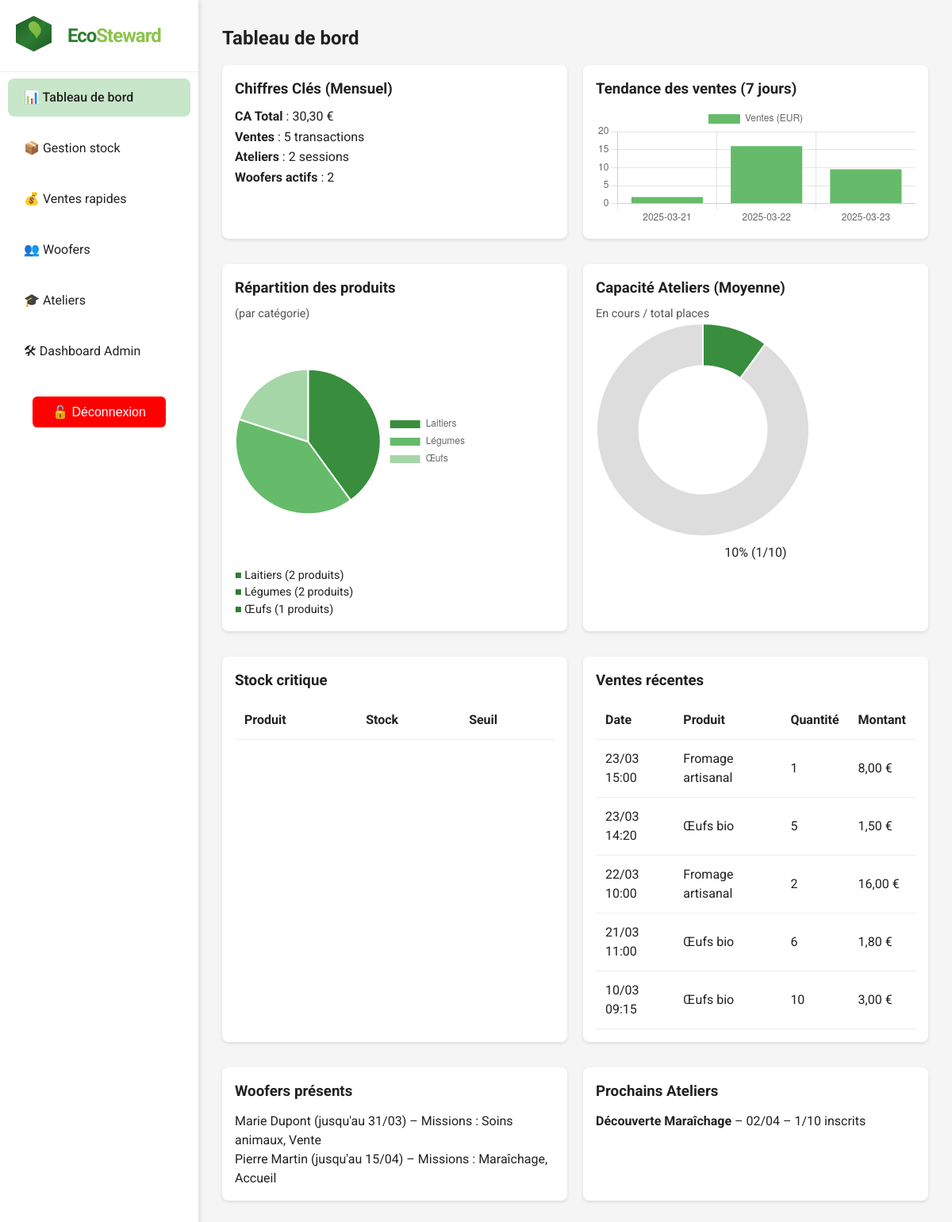
/index.php (signed in), run on an earlier commit of the app's database.
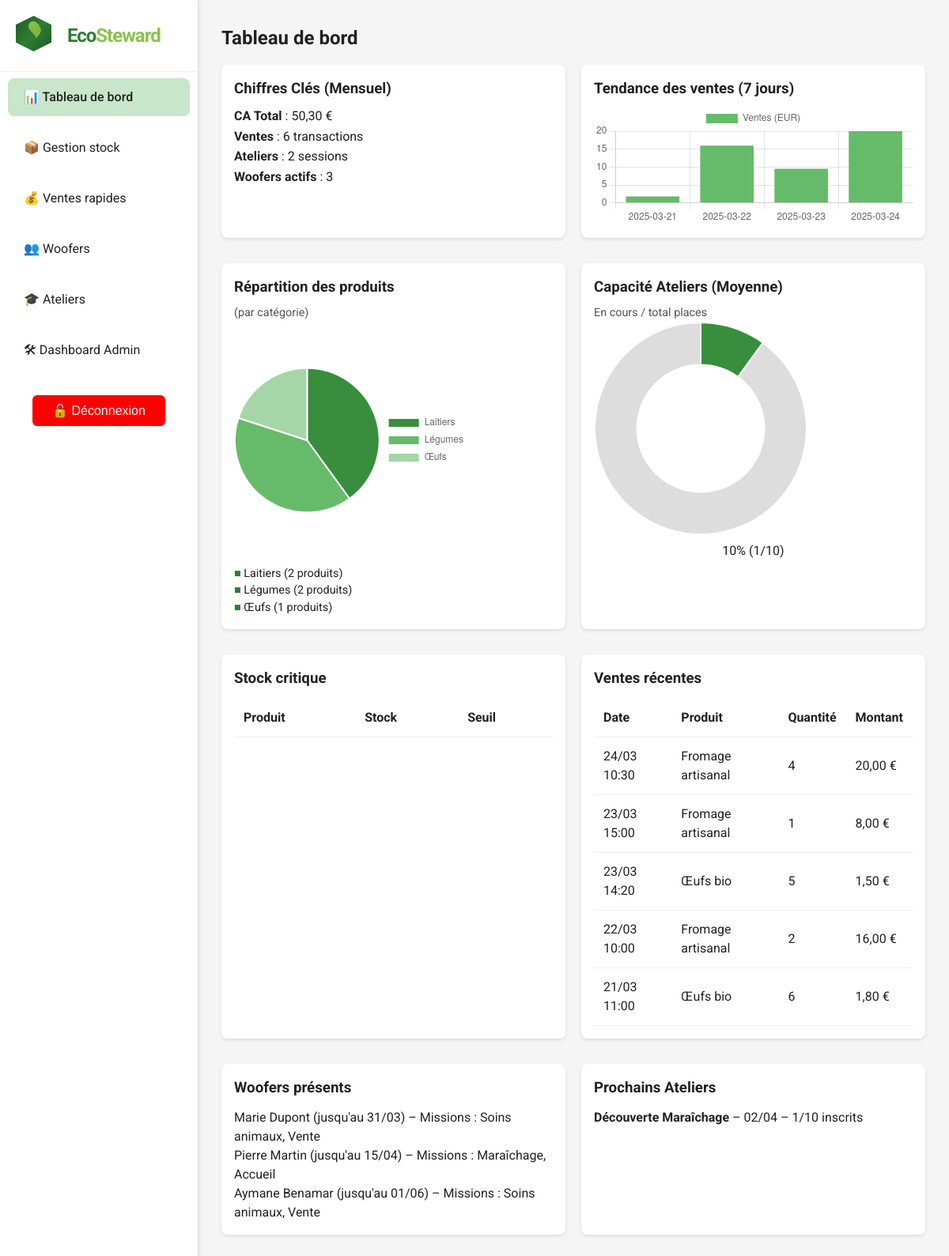
And on a later commit of the database.
### tables this page shows
CREATE TABLE sales (
    id INT AUTO_INCREMENT PRIMARY KEY,
    user_id INT NOT NULL,         
    product_id INT NOT NULL,      
    quantity INT NOT NULL,
    sale_date DATETIME DEFAULT CURRENT_TIMESTAMP,
    prix_unitaire DECIMAL(10,2) NOT NULL DEFAULT 0,
    FOREIGN KEY (user_id) REFERENCES users(id),
    FOREIGN KEY (product_id) REFERENCES products(id)
);

CREATE TABLE products (
    id INT AUTO_INCREMENT PRIMARY KEY,
    name VARCHAR(100) NOT NULL,
    category VARCHAR(50) NOT NULL,
    stock INT NOT NULL DEFAULT 0,
    seuil_alerte INT NOT NULL DEFAULT 20,
    price DECIMAL(10,2) NOT NULL DEFAULT 0,
    created_at DATETIME DEFAULT CURRENT_TIMESTAMP
);

CREATE TABLE woofers (
    id INT AUTO_INCREMENT PRIMARY KEY,
    user_id INT,               
    name VARCHAR(100) NOT NULL,
    start_date DATE,
    end_date DATE,
    competencies VARCHAR(255),
    created_at DATETIME DEFAULT CURRENT_TIMESTAMP,
    FOREIGN KEY (user_id) REFERENCES users(id) ON DELETE SET NULL
);

CREATE TABLE workshops (
    id INT AUTO_INCREMENT PRIMARY KEY,
    title VARCHAR(100) NOT NULL,
    workshop_date DATE NOT NULL,
    animator_id INT,          
    capacity INT NOT NULL DEFAULT 10,
    created_at DATETIME DEFAULT CURRENT_TIMESTAMP,
    FOREIGN KEY (animator_id) REFERENCES woofers(id)
);

### src/index.php (the view, shortened to what this page needs)
<?php
require_once __DIR__ . '/includes/db_connect.php';
$stmt = $pdo->query("SELECT COUNT(*) FROM sales");
$nb_ventes = $stmt->fetchColumn();
$stmt = $pdo->query("SELECT SUM(quantity * prix_unitaire) FROM sales");
$ca_total = $stmt->fetchColumn() ?? 0;
$stmt = $pdo->query("SELECT COUNT(*) FROM workshops");
$nb_ateliers = $stmt->fetchColumn();
$stmt = $pdo->query("SELECT COUNT(*) FROM woofers WHERE end_date >= CURDATE()");
$nb_woofers = $stmt->fetchColumn();
$stmt = $pdo->query("
  SELECT category, COUNT(*) AS nb
  FROM products
  GROUP BY category
");
$categories = $stmt->fetchAll(PDO::FETCH_ASSOC);
$stmt = $pdo->query("
  SELECT s.sale_date, p.name, s.quantity, s.prix_unitaire
  FROM sales s
  JOIN products p ON s.product_id = p.id
  ORDER BY s.sale_date DESC
  LIMIT 5
");
$ventes_recent = $stmt->fetchAll(PDO::FETCH_ASSOC);
$stmt = $pdo->query("
  SELECT name, end_date, competencies
  FROM woofers
  WHERE end_date >= CURDATE()
");
$woofers = $stmt->fetchAll(PDO::FETCH_ASSOC);
$stmt = $pdo->query("
  SELECT w.id,
         w.title,
         w.workshop_date,
         (SELECT COUNT(*) FROM registrations r WHERE r.workshop_id = w.id) AS nb_inscrits,
         w.capacity
  FROM workshops w
  WHERE w.workshop_date >= CURDATE()
  ORDER BY w.workshop_date ASC
  LIMIT 5
");
$ateliers = $stmt->fetchAll(PDO::FETCH_ASSOC);
$totalInscrits = 0;
$totalCapacity = 0;
foreach ($ateliers as $a) {
    $totalInscrits += $a['nb_inscrits'];
    $totalCapacity += $a['capacity'];
}
$taux = 0;
if ($totalCapacity > 0) {
    $taux = round(($totalInscrits / $totalCapacity) * 100);
}
$stmt = $pdo->query("
    SELECT DATE(sale_date) AS jour,
           SUM(quantity * prix_unitaire) AS total_ventes
    FROM sales
    WHERE sale_date >= DATE_SUB(CURDATE(), INTERVAL 7 DAY)
    GROUP BY DATE(sale_date)
    ORDER BY jour ASC
");
$tendance_ventes = $stmt->fetchAll(PDO::FETCH_ASSOC);
?>
<!DOCTYPE html>
<html lang="fr">
<head>
  <link rel="stylesheet" href="css/styles.css" />
</head>
<body>
  <div class="app-container">
    <nav class="sidebar" aria-label="Menu principal">
      <div class="logo-container">
        <div class="logo-icon" aria-hidden="true">
          <div class="logo-shield"></div>
          <div class="logo-leaf"></div>
        </div>
        <div class="logo-text">Eco<span>Steward</span></div>
      </div>
      <div class="nav-item active" data-section="dashboard" tabindex="0">
        📊 Tableau de bord
      </div>
      <div class="nav-item" data-section="stock" tabindex="0">
        📦 Gestion stock
      </div>
      <div class="nav-item" data-section="ventes" tabindex="0">
        💰 Ventes rapides
      </div>
      <div class="nav-item" data-section="woofers" tabindex="0">
        👥 Woofers
      </div>
      <div class="nav-item" data-section="ateliers" tabindex="0">
        🎓 Ateliers
      </div>
      <?php if (isset($_SESSION['role']) && $_SESSION['role'] === 'admin'): ?>
        <div class="nav-item" data-section="admin" tabindex="0" onclick="location.href='pages/admin_dashboard.php'">
          🛠 Dashboard Admin
        </div>
      <?php endif; ?>
      <div class="logout-container">
        <form action="pages/logout.php" method="POST">
          <button type="submit" class="logout-btn">🔓 Déconnexion</button>
        </form>
      </div>
    </nav>
    <main>
      <section id="dashboard" aria-labelledby="dashboard-title">
        <h1 id="dashboard-title">Tableau de bord</h1>
        <div class="grid-2">
          <div class="card">
            <h3>Chiffres Clés (Mensuel)</h3>
            <ul style="margin-top: .5rem; line-height: 1.6;">
              <li><strong>CA Total</strong> :
                  <?= number_format($ca_total, 2, ',', ' ') ?> €</li>
              <li><strong>Ventes</strong> :
                  <?= $nb_ventes ?> transactions</li>
              <li><strong>Ateliers</strong> :
                  <?= $nb_ateliers ?> sessions</li>
              <li><strong>Woofers actifs</strong> :
                  <?= $nb_woofers ?></li>
            </ul>
          </div>
          <div class="card">
            <h3>Tendance des ventes (7 jours)</h3>
            <canvas id="salesChart" width="400" height="150"></canvas>
          </div>
        </div>
        <div class="grid-2">
          <div class="card">
            <h3>Répartition des produits</h3>
            <p style="font-size:0.9em; color:#555;">(par catégorie)</p>
            <canvas id="pieChart" width="300" height="300"></canvas>
            <ul style="margin-top: 0.5rem; font-size:0.9em;">
              <?php foreach ($categories as $cat): ?>
                <li>
                  <span style="color: var(--primary); font-weight:700;">■</span>
                  <?= htmlspecialchars($cat['category']) ?> (<?= $cat['nb'] ?> produits)
                </li>
              <?php endforeach; ?>
            </ul>
          </div>
          <div class="card">
            <h3>Capacité Ateliers (Moyenne)</h3>
            <p style="font-size:0.9em; color:#555;">En cours / total places</p>
            <canvas id="capacityChart" width="270" height="270"></canvas>
            <p style="text-align:center; margin-top:0.5rem;">
              <?= $taux ?>% (<?= $totalInscrits ?>/<?= $totalCapacity ?>)
            </p>
          </div>
        </div>
        <div class="grid-2">
          <div class="card">
            <h3>Stock critique</h3>
            <table>
              <thead>
                <tr>
                  <th>Produit</th>
                  <th>Stock</th>
                  <th>Seuil</th>
                </tr>
              </thead>
            </table>
          </div>
          <div class="card">
            <h3>Ventes récentes</h3>
            <table>
              <thead>
                <tr>
                  <th>Date</th>
                  <th>Produit</th>
                  <th>Quantité</th>
                  <th>Montant</th>
                </tr>
              </thead>
              <tbody>
                <?php foreach ($ventes_recent as $v): ?>
                  <tr>
                    <td><?= date('d/m H:i', strtotime($v['sale_date'])) ?></td>
                    <td><?= htmlspecialchars($v['name']) ?></td>
                    <td><?= $v['quantity'] ?></td>
                    <td><?= number_format($v['quantity'] * $v['prix_unitaire'], 2, ',', ' ') ?> €</td>
                  </tr>
                <?php endforeach; ?>
              </tbody>
            </table>
          </div>
        </div>
        <div class="grid-2">
          <div class="card">
            <h3>Woofers présents</h3>
            <ul style="margin-top: .75rem;">
              <?php foreach ($woofers as $w): ?>
                <li>
                  <?= htmlspecialchars($w['name']) ?>
                  (jusqu'au <?= date('d/m', strtotime($w['end_date'])) ?>)
                  – Missions : <?= htmlspecialchars($w['competencies']) ?>
                </li>
              <?php endforeach; ?>
            </ul>
          </div>
          <div class="card">
            <h3>Prochains Ateliers</h3>
            <ul style="margin-top: .75rem;">
              <?php foreach ($ateliers as $a): ?>
                <li>
                  <strong><?= htmlspecialchars($a['title']) ?></strong>
                  – <?= date('d/m', strtotime($a['workshop_date'])) ?>
                  – <?= $a['nb_inscrits'] ?>/<?= $a['capacity'] ?> inscrits
                </li>
              <?php endforeach; ?>
            </ul>
          </div>
        </div>
      </section>
    </main>
  </div>
    <script>
    // Données PHP -> JS
    const catData = <?= json_encode($categories) ?>;
    // catData ressemble à [{category:'Laitiers', nb:2}, {category:'Légumes', nb:2}, ...]
    const catLabels = catData.map(item => item.category);
    const catValues = catData.map(item => parseInt(item.nb, 10));
    // Quand la page est prête
    document.addEventListener('DOMContentLoaded', () => {
      const ctxPie = document.getElementById('pieChart').getContext('2d');
      new Chart(ctxPie, {
        type: 'pie',
        data: {
          labels: catLabels,
          datasets: [{
            data: catValues,
            backgroundColor: [
              '#388e3c', // vert foncé
              '#66bb6a', // vert moyen
              '#a5d6a7', // vert clair
              '#c8e6c9', // encore plus clair...
              '#ffd54f', // jaune
              '#ff7043', // orange
            ]
          }]
        },
        options: {
          responsive: false,
          maintainAspectRatio: false,
          plugins: {
            legend: {
              position: 'right'
            }
          }
        }
      });
    });
    </script>
<script>
// On passe les données PHP au JavaScript au format JSON
const tendanceVentes = <?= json_encode($tendance_ventes) ?>;
// On extrait deux tableaux JS :
// 1) labels (les dates), 2) dataValues (le total_ventes par jour)
const labels = tendanceVentes.map(item => item.jour);
const dataValues = tendanceVentes.map(item => parseFloat(item.total_ventes || 0));
document.addEventListener('DOMContentLoaded', () => {
  const ctx = document.getElementById('salesChart').getContext('2d');
  new Chart(ctx, {
    type: 'bar', // ou 'line'
    data: {
      labels: labels,
      datasets: [{
        label: 'Ventes (EUR)',
        data: dataValues,
        backgroundColor: '#66bb6a'
      }]
    },
    options: {
      scales: {
        y: {
          beginAtZero: true
        }
      }
    }
  });
  // On récupère le taux en PHP
  const tauxOccup = <?= $taux ?>;  // ex: 75
  // On va créer un doughnut chart avec 2 valeurs :
  // 1) la part "occupée" (tauxOccup),
  // 2) la part "restante" (100 - tauxOccup)
  const ctxDoughnut = document.getElementById('capacityChart').getContext('2d');
  new Chart(ctxDoughnut, {
    type: 'doughnut',
    data: {
      labels: ['Occupé', 'Libre'],
      datasets: [{
        data: [tauxOccup, 100 - tauxOccup],
        backgroundColor: ['#388e3c', '#ddd']
      }]
    },
    options: {
      responsive: false,
      maintainAspectRatio: false,
      cutout: '60%',
      plugins: {
        legend: {
          display: false
        }
      }
    }
  });
});
</script>
</body>
</html>

### src/css/styles.css (style rules this page uses)
:root { --primary: #2E7D32; --primary-dark: #1D5A25; --secondary: #8BC34A; --secondary-dark: #6FAE3A; --background: #F5F5F5; --text: #212121; --transition: 0.3s; }
* { box-sizing: border-box; margin: 0; padding: 0; }
body { font-family: 'Roboto', sans-serif; background: var(--background); color: var(--text); line-height: 1.5; }
h1, h2, h3 { margin-bottom: 0.5rem; }
ul, li { list-style: none; }
button, a { cursor: pointer; }
.app-container { display: grid; grid-template-columns: 250px 1fr; min-height: 100vh; }
nav.sidebar { background: #fff; box-shadow: 2px 0 5px rgba(0,0,0,0.1); display: flex; flex-direction: column; transition: var(--transition); }
.logo-container { display: flex; align-items: center; gap: 15px; padding: 20px; border-bottom: 1px solid #eee; }
.logo-icon { position: relative; width: 50px; height: 50px; }
.logo-shield { width: 45px; height: 45px; background: linear-gradient( 135deg, var(--primary-dark) 0%, var(--primary) 50%, var(--primary-dark) 100% ); clip-path: polygon( 50% 0%, 100% 25%, 100% 75%, 50% 100%, 0% 75%, 0% 25% ); position: absolute; }
.logo-leaf { position: absolute; top: 7px; left: 12px; width: 28px; height: 28px; background: linear-gradient( to bottom right, var(--secondary) 0%, var(--secondary-dark) 100% ); clip-path: path("M15.25 2.74c-0.93-1.59-3.01-2.74-5.25-2.74-3.31 0-6 2.69-6 6 0 6.66 9.44 9.84 9.8 15.99 1.85-3.81 5.75-5.98 5.95-10.58 0.08-1.8-0.49-3.45-1.51-4.67-1.07-1.28-1.31-2.34-1.01-3z"); }
.logo-text { font-size: 1.5rem; font-weight: 700; color: var(--primary); letter-spacing: -1px; }
.logo-text span { color: var(--secondary); }
.nav-item { padding: 12px 20px; margin: 8px 10px; border-radius: 8px; transition: var(--transition); display: flex; align-items: center; gap: 10px; }
.nav-item.active { background: #C8E6C9; font-weight: 500; }
main { padding: 30px; overflow-y: auto; }
section { display: none; margin-bottom: 2rem; }
.grid-2 { display: grid; grid-template-columns: 1fr 1fr; gap: 20px; margin-top: 1rem; }
.card { background: #fff; border-radius: 0.5rem; padding: 1rem; box-shadow: 0 2px 4px rgba(0,0,0,0.1); transition: var(--transition); margin-bottom: 1rem; }
table { width: 100%; border-collapse: collapse; margin-top: 0.75rem; }
th, td { padding: 0.75rem; text-align: left; border-bottom: 1px solid #eee; }
button { background: var(--primary); color: #fff; border: none; padding: 10px 20px; border-radius: 6px; transition: var(--transition); font-size: 1rem; margin-top: 0.3rem; align-self: flex-start; }
.logout-container { margin: 20px; text-align: center; }
.logout-btn { background: red; color: white; border: none; padding: 10px 15px; border-radius: 6px; cursor: pointer; font-size: 1rem; width: 80%; transition: 0.3s; }

What changed in the data, as far as the page shows it:
no longer on this page (row unchanged): sales: sale_date "10/03 09:15", product.name "Œufs bio", quantity "10", $v['quantity'] * $v['prix_unitaire'] "3,00"
added sales: sale_date "24/03 10:30", product.name "Fromage artisanal", quantity "4", $v['quantity'] * $v['prix_unitaire'] "20,00"
added woofers: name "Aymane Benamar", end_date "01/06", competencies "Soins animaux, Vente"
Also different on the page:
$ca_total: "30,30" → "50,30"
$nb_ventes: "5" → "6"
$nb_woofers: "2" → "3"
chart data {{ json_encode($tendance_ventes) }}: [{"jour":"2025-03-21","total_ventes":"1.80"},{"jour":"2025-03-22","total_ventes":"16.00"},{"jour":"2025-03-23","total_ventes":"9.50"}] → [{"jour":"2025-03-21","total_ventes":"1.80"},{"jour":"2025-03-22","total_ventes":"16.00"},{"jour":"2025-03-23","total_ventes":"9.50"},{"jour":"2025-03-24","total_ventes":"20.00"}]
